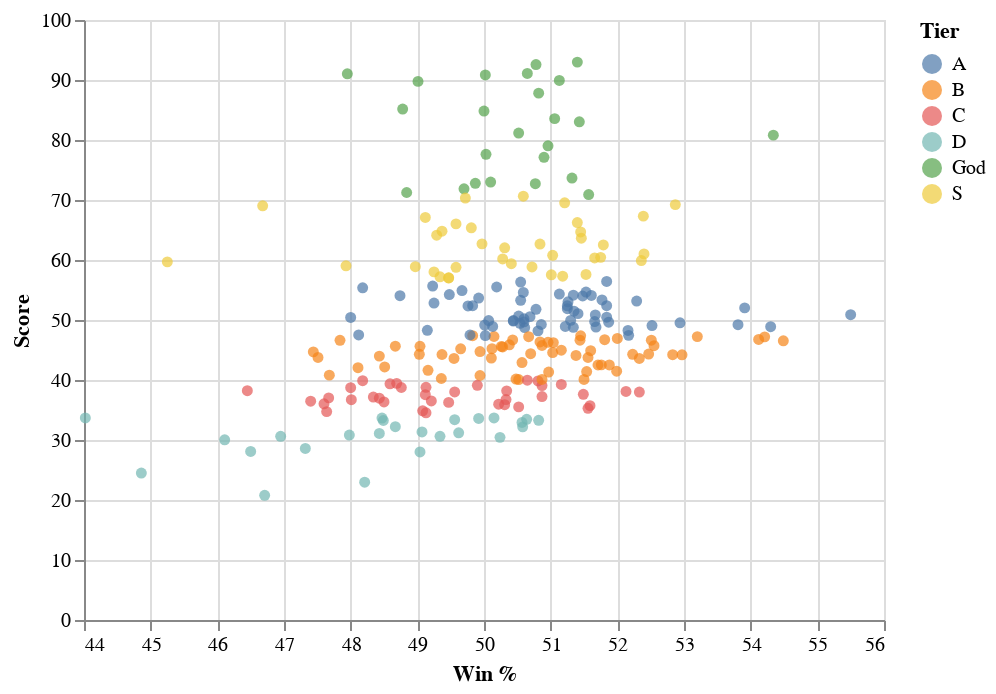

Notebook code cell kept with this figure:
### Markdown cell above
### Giving Context: 

A question League of Legends players have is what kind of champions is good to pick during a match.  Each player is playing a certain champion in 1 of the 5 roles in a match. As mentioned earlier, League of Legends is run on patches. On each patch, some champions receive a buff while other are nerfed. This is a factor that influences both the win and pick rate of different champions among the 5 roles. As the goal of every League player is to win their match to boost their serotonin, players tend play champions associated with a high winrate more to guarantee a victory, else they will feel sad from a defeat. Champions with a higher winrate and high score rating, attracts more players to play them. Let's visualize the data with `x=Win %` and `y=Score`

### Code cell
sel = alt.selection_interval()

c = alt.Chart(df).mark_circle().encode(
    x=alt.X("Win %", scale=alt.Scale(zero=False)),
    y="Score",
    color="Tier",
    tooltip=["Win %","Score"],
).add_selection(sel)

c

### Figure 1 — Vega-Lite specification as saved in the notebook (floating-point values rounded to 4 significant figures; data arrays with more than 128 entries replaced by an {"elided": "..."} marker saying what was removed)
{"config": {"view": {"continuousWidth": 400, "continuousHeight": 300}}, "data": {"name": "data-63b79ee889c299745df26396c1728fdf"}, "mark": "circle", "encoding": {"color": {"field": "Tier", "type": "nominal"}, "tooltip": [{"field": "Win %", "type": "quantitative"}, {"field": "Score", "type": "quantitative"}], "x": {"field": "Win %", "scale": {"zero": false}, "type": "quantitative"}, "y": {"field": "Score", "type": "quantitative"}}, "selection": {"selector001": {"type": "interval"}}, "$schema": "https://vega.github.io/schema/vega-lite/v4.17.0.json", "datasets": {"data-63b79ee889c299745df26396c1728fdf": {"elided": "247 records"}}}
